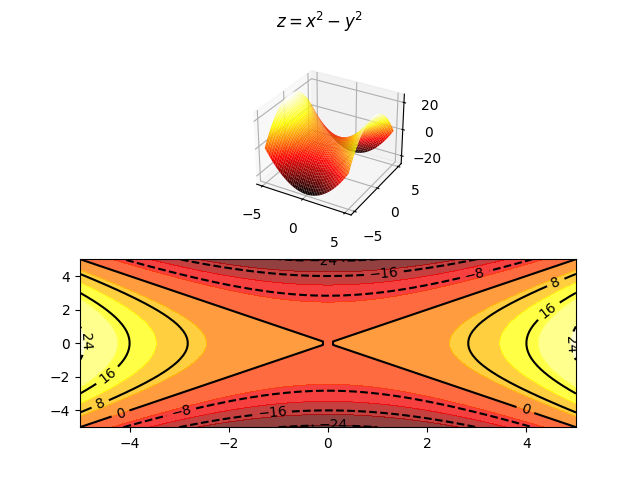

Write Python code to recreate this figure.
#! /usr/bin/env python3
import math
import numpy as np
import pylab as pl
from mpl_toolkits.mplot3d import Axes3D
#Defino la función
def z(x,y):
  return x**2-y**2

fig = pl.figure()
fig.suptitle('$z=x^2-y^2$')
#Datos del  primer gráfico
ax = fig.add_subplot(2, 1, 1, projection='3d')
x = np.linspace(-5,5,50)
y = np.linspace(-5,5,50)
x, y = np.meshgrid(x, y)
ax.plot_surface(x, y, z(x,y), rstride=1, cstride=1, cmap=pl.cm.hot)
ax.set_zlim(-25,25)


#Ahora veré las curvas de nivel
ax = fig.add_subplot(2, 1, 2)
ax.contourf(x, y, z(x,y), 8, alpha=.75, cmap=pl.cm.hot)
Numcurvas = 6
#Las curvas de nivel aparecerán en negro
C = ax.contour(x, y, z(x,y), Numcurvas, colors='black')
ax.clabel(C, inline=1, fontsize=10)

fig.savefig('Ejercicio8')
pl.show()